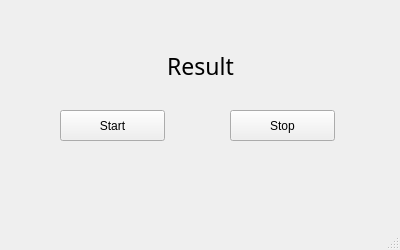
<?xml version="1.0" encoding="UTF-8"?>
<ui version="4.0">
 <class>MainWindow</class>
 <widget class="QMainWindow" name="MainWindow">
  <property name="geometry">
   <rect>
    <x>0</x>
    <y>0</y>
    <width>400</width>
    <height>250</height>
   </rect>
  </property>
  <property name="windowTitle">
   <string>DesignWindow</string>
  </property>
  <widget class="QWidget" name="centralwidget">
   <widget class="QPushButton" name="BtnStart">
    <property name="geometry">
     <rect>
      <x>60</x>
      <y>110</y>
      <width>105</width>
      <height>31</height>
     </rect>
    </property>
    <property name="text">
     <string>Start</string>
    </property>
   </widget>
   <widget class="QPushButton" name="BtnStop">
    <property name="geometry">
     <rect>
      <x>230</x>
      <y>110</y>
      <width>105</width>
      <height>31</height>
     </rect>
    </property>
    <property name="text">
     <string>Stop</string>
    </property>
   </widget>
   <widget class="QLabel" name="lblResult">
    <property name="geometry">
     <rect>
      <x>130</x>
      <y>50</y>
      <width>141</width>
      <height>31</height>
     </rect>
    </property>
    <property name="font">
     <font>
      <family>나눔고딕</family>
      <pointsize>17</pointsize>
     </font>
    </property>
    <property name="text">
     <string>Result</string>
    </property>
    <property name="alignment">
     <set>Qt::AlignCenter</set>
    </property>
   </widget>
  </widget>
  <widget class="QStatusBar" name="statusbar"/>
 </widget>
 <resources/>
 <connections/>
</ui>
